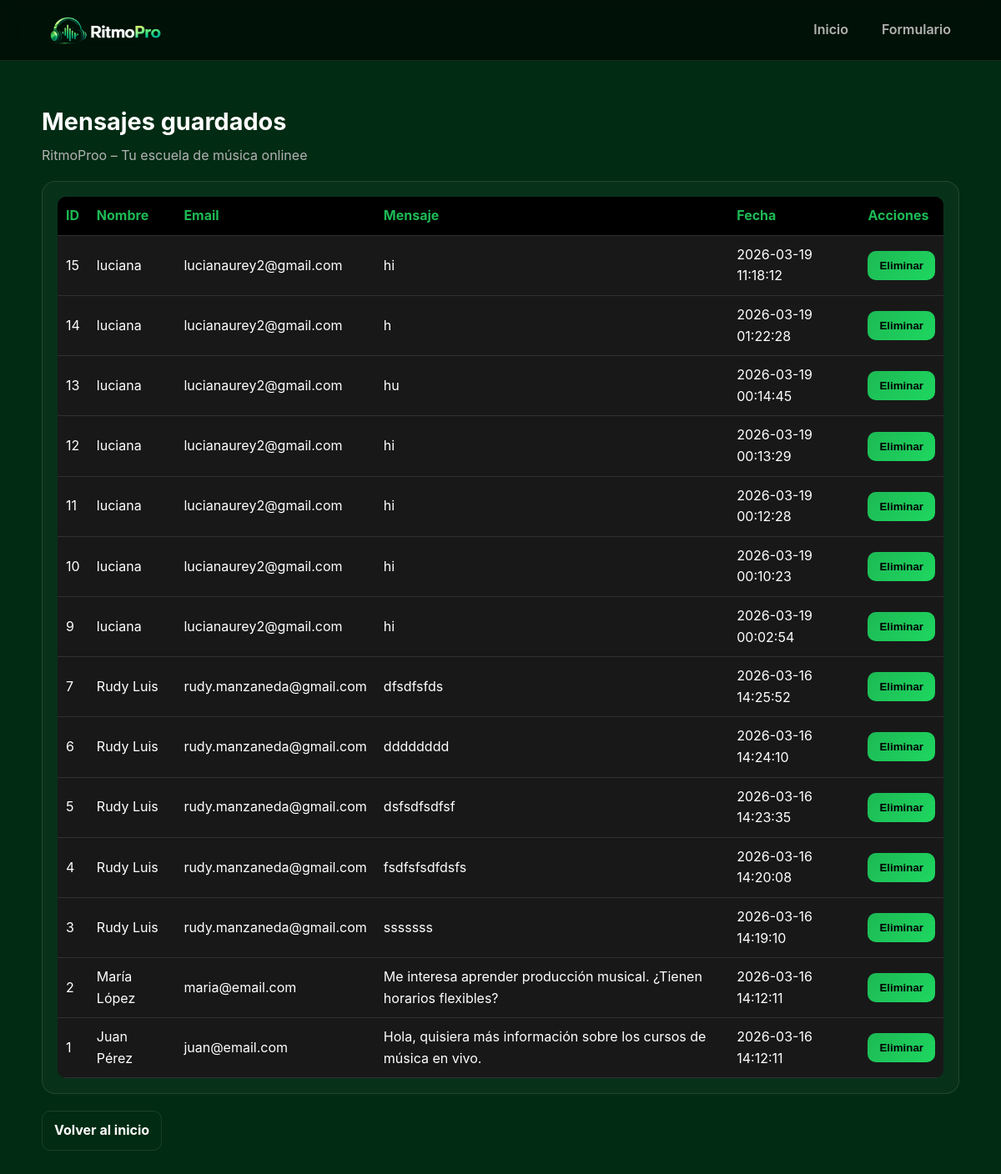
The page /mensajes on the database its author committed.
### tables this page shows
CREATE TABLE configuracion_sitio (
    id INTEGER PRIMARY KEY AUTOINCREMENT,
    nombre_sitio TEXT NOT NULL,
    tagline TEXT,
    footer_texto TEXT,
    email_contacto TEXT,
    telefono_contacto TEXT,
    direccion_contacto TEXT
);

CREATE TABLE mensajes_contacto (
    id INTEGER PRIMARY KEY AUTOINCREMENT,
    nombre TEXT NOT NULL,
    email TEXT NOT NULL,
    mensaje TEXT NOT NULL,
    fecha_envio DATETIME DEFAULT CURRENT_TIMESTAMP,
    leido INTEGER DEFAULT 0
);

### app.py (the view)
@app.route('/mensajes')
def mensajes():
    conn = get_db_connection()
    configuracion = conn.execute(
        "SELECT * FROM configuracion_sitio LIMIT 1"
    ).fetchone()
    mensajes = conn.execute(
        "SELECT * FROM mensajes_contacto ORDER BY id DESC"
    ).fetchall()
    conn.close()
    return render_template(
        "mensajes.html",
        configuracion=configuracion,
        mensajes=mensajes
    )

### app.py (called while the page is built)
def get_db_connection():
    conn = sqlite3.connect(DATABASE)
    conn.row_factory = sqlite3.Row
    return conn

### templates/mensajes.html (shortened to what this page needs)
<!doctype html>
<html lang="es">
<head>
    <link rel="stylesheet" href="{{ url_for('static', filename='css/styles.css') }}">
</head>
<body>
<header class="site-header">
    <div class="container header-inner">
        <a class="brand" href="{{ url_for('index') }}">
            <img width="150" class="logo"
                 src="{{ url_for('static', filename='imagenes/logo/logo.png') }}"
                 alt="Logo {{ configuracion['nombre_sitio'] }}">
        </a>
        <nav class="nav">
            <a href="{{ url_for('index') }}">Inicio</a>
            <a href="{{ url_for('index') }}#contacto">Formulario</a>
        </nav>
    </div>
</header>
<main class="section">
    <div class="container">
        <header class="section-head">
            <h2>Mensajes guardados</h2>
            <p>{{ configuracion["nombre_sitio"] }} – {{ configuracion["tagline"] }}</p>
        </header>
        <div class="panel" style="overflow-x:auto;">
            <table style="width:100%; border-collapse: collapse;">
                <thead>
                    <tr>
                        <th style="text-align:left; padding:10px;">ID</th>
                        <th style="text-align:left; padding:10px;">Nombre</th>
                        <th style="text-align:left; padding:10px;">Email</th>
                        <th style="text-align:left; padding:10px;">Mensaje</th>
                        <th style="text-align:left; padding:10px;">Fecha</th>
                        <th style="text-align:left; padding:10px;">Acciones</th>
                    </tr>
                </thead>
                <tbody>
                    {% for m in mensajes %}
                    <tr>
                        <td style="padding:10px;">{{ m["id"] }}</td>
                        <td style="padding:10px;">{{ m["nombre"] }}</td>
                        <td style="padding:10px;">{{ m["email"] }}</td>
                        <td style="padding:10px;">{{ m["mensaje"] }}</td>
                        <td style="padding:10px;">{{ m["fecha_envio"] }}</td>
                        <td style="padding:10px;">
                            <form action="{{ url_for('eliminar', id=m['id']) }}" method="POST">
                                <button class="btn btn-primary" type="submit">Eliminar</button>
                            </form>
                        </td>
                    </tr>
                    {% else %}
                    <tr>
                        <td colspan="6" style="padding:10px;">No hay mensajes guardados.</td>
                    </tr>
                    {% endfor %}
                </tbody>
            </table>
        </div>
        <div style="margin-top: 20px;">
            <a class="btn btn-ghost" href="{{ url_for('index') }}">Volver al inicio</a>
        </div>
    </div>
</main>
</body>
</html>

### static/css/styles.css (style rules this page uses)
:root { --bg: #012b13; --panel: #181818; --text: #FFFFFF; --muted: #b3b3b3; --primary: #1DB954; --primary-2: #1ed760; --radius: 16px; --shadow: 0 12px 40px rgba(0, 0, 0, 0.35); --max: 1100px; }
* { box-sizing: border-box; }
html { scroll-behavior: smooth; }
body { margin: 0; font-family: "Inter", system-ui, -apple-system, Segoe UI, Roboto, Arial, sans-serif; background: radial-gradient(1200px 600px at 20% 0%, rgba(8, 82, 1, 0.664), transparent 60%), radial-gradient(900px 500px at 90% 10%, rgba(0, 0, 0, 0.623), transparent 60%), var(--bg); color: var(--text); line-height: 1.6; }
a { color: inherit; text-decoration: none; }
.container { width: min(100% - 32px, var(--max)); margin: 0 auto; }
.site-header { position: sticky; top: 0; z-index: 50; backdrop-filter: blur(10px); background: rgba(5, 19, 3, 0.65); border-bottom: 1px solid var(--border); }
.header-inner { display: flex; justify-content: space-between; gap: 16px; padding: 14px 0; }
.brand { display: flex; align-items: center; gap: 10px; font-weight: 800; letter-spacing: .2px; }
.nav { display: flex; gap: 18px; font-weight: 600; color: var(--muted); }
.nav a { padding: 8px 10px; border-radius: 10px; }
.btn { display: inline-flex; align-items: center; justify-content: center; gap: 8px; padding: 10px 14px; border-radius: 12px; border: 1px solid transparent; font-weight: 700; cursor: pointer; transition: transform 0.15s ease, background 0.15s ease, border-color 0.15s ease; }
.btn-primary { background: linear-gradient(135deg, var(--primary), var(--primary-2)); color: #070112; }
.btn-ghost { background: rgba(255, 255, 255, 0.05); border-color: var(--border); }
.section { padding: 48px 0; }
.section-head { margin-bottom: 18px; }
.section-head h2 { margin: 0 0 6px; font-size: 1.8rem; }
.section-head p { margin: 0; color: var(--muted); }
.panel { border: 1px solid var(--border); border-radius: var(--radius); padding: 18px; background: rgba(255, 255, 255, 0.03); }
:root { --bg: #012b13; --panel: #181818; --text: #ffffff; --muted: #b3b3b3; --primary: #1db954; --primary-2: #1ed760; --border: rgba(255,255,255,0.1); --radius: 16px; --shadow: 0 12px 40px rgba(0,0,0,0.35); --max: 1100px; }
body { margin: 0; font-family: "Inter", sans-serif; background: var(--bg); color: var(--text); }
.site-header { background: rgba(0,0,0,0.6); border-bottom: 1px solid var(--border); }
.header-inner { display: flex; justify-content: space-between; align-items: center; padding: 15px 0; }
.nav { display: flex; gap: 20px; }
.nav a { color: var(--muted); text-decoration: none; }
.btn { padding: 10px 14px; border-radius: 10px; border: none; cursor: pointer; font-weight: bold; }
.btn-primary { background: linear-gradient(135deg, var(--primary), var(--primary-2)); color: black; }
.btn-ghost { background: transparent; border: 1px solid var(--border); color: var(--text); }
.section { padding: 50px 0; }
.section-head h2 { margin-bottom: 5px; }
.section-head p { color: var(--muted); }
table { width: 100%; border-collapse: collapse; background: var(--panel); border-radius: 10px; overflow: hidden; }
thead { background: #000; }
th, td { padding: 12px; text-align: left; border-bottom: 1px solid var(--border); }
th { color: var(--primary); }
form button { background: red; color: white; border: none; padding: 6px 10px; border-radius: 6px; cursor: pointer; }

### rows shown on the page
configuracion_sitio: nombre_sitio "RitmoProo", tagline "Tu escuela de música onlinee"
mensajes_contacto: id "15", nombre "luciana", email "lucianaurey2@gmail.com", mensaje "hi", fecha_envio "2026-03-19 11:18:12"
mensajes_contacto: id "14", nombre "luciana", email "lucianaurey2@gmail.com", mensaje "h", fecha_envio "2026-03-19 01:22:28"
mensajes_contacto: id "13", nombre "luciana", email "lucianaurey2@gmail.com", mensaje "hu", fecha_envio "2026-03-19 00:14:45"
mensajes_contacto: id "12", nombre "luciana", email "lucianaurey2@gmail.com", mensaje "hi", fecha_envio "2026-03-19 00:13:29"
mensajes_contacto: id "11", nombre "luciana", email "lucianaurey2@gmail.com", mensaje "hi", fecha_envio "2026-03-19 00:12:28"
mensajes_contacto: id "10", nombre "luciana", email "lucianaurey2@gmail.com", mensaje "hi", fecha_envio "2026-03-19 00:10:23"
mensajes_contacto: id "9", nombre "luciana", email "lucianaurey2@gmail.com", mensaje "hi", fecha_envio "2026-03-19 00:02:54"
mensajes_contacto: id "7", nombre "Rudy Luis", email "rudy.manzaneda@gmail.com", mensaje "dfsdfsfds", fecha_envio "2026-03-16 14:25:52"
mensajes_contacto: id "6", nombre "Rudy Luis", email "rudy.manzaneda@gmail.com", mensaje "dddddddd", fecha_envio "2026-03-16 14:24:10"
mensajes_contacto: id "5", nombre "Rudy Luis", email "rudy.manzaneda@gmail.com", mensaje "dsfsdfsdfsf", fecha_envio "2026-03-16 14:23:35"
mensajes_contacto: id "4", nombre "Rudy Luis", email "rudy.manzaneda@gmail.com", mensaje "fsdfsfsdfdsfs", fecha_envio "2026-03-16 14:20:08"
mensajes_contacto: id "3", nombre "Rudy Luis", email "rudy.manzaneda@gmail.com", mensaje "sssssss", fecha_envio "2026-03-16 14:19:10"
mensajes_contacto: id "2", nombre "María López", email "maria@email.com", mensaje "Me interesa aprender producción musical. ¿Tienen horarios flexibles?", fecha_envio "2026-03-16 14:12:11"
mensajes_contacto: id "1", nombre "Juan Pérez", email "juan@email.com", mensaje "Hola, quisiera más información sobre los cursos de música en vivo.", fecha_envio "2026-03-16 14:12:11"
